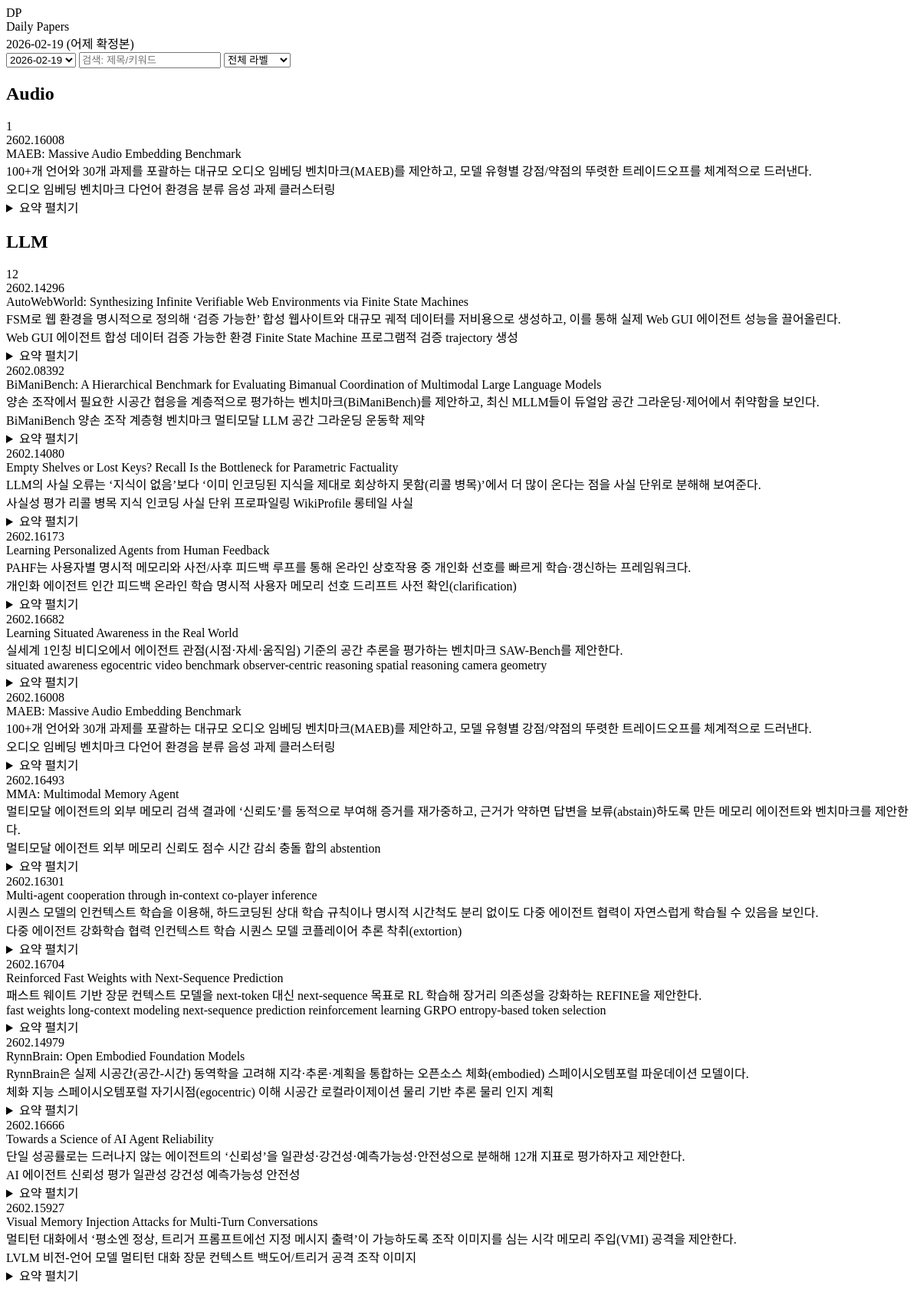
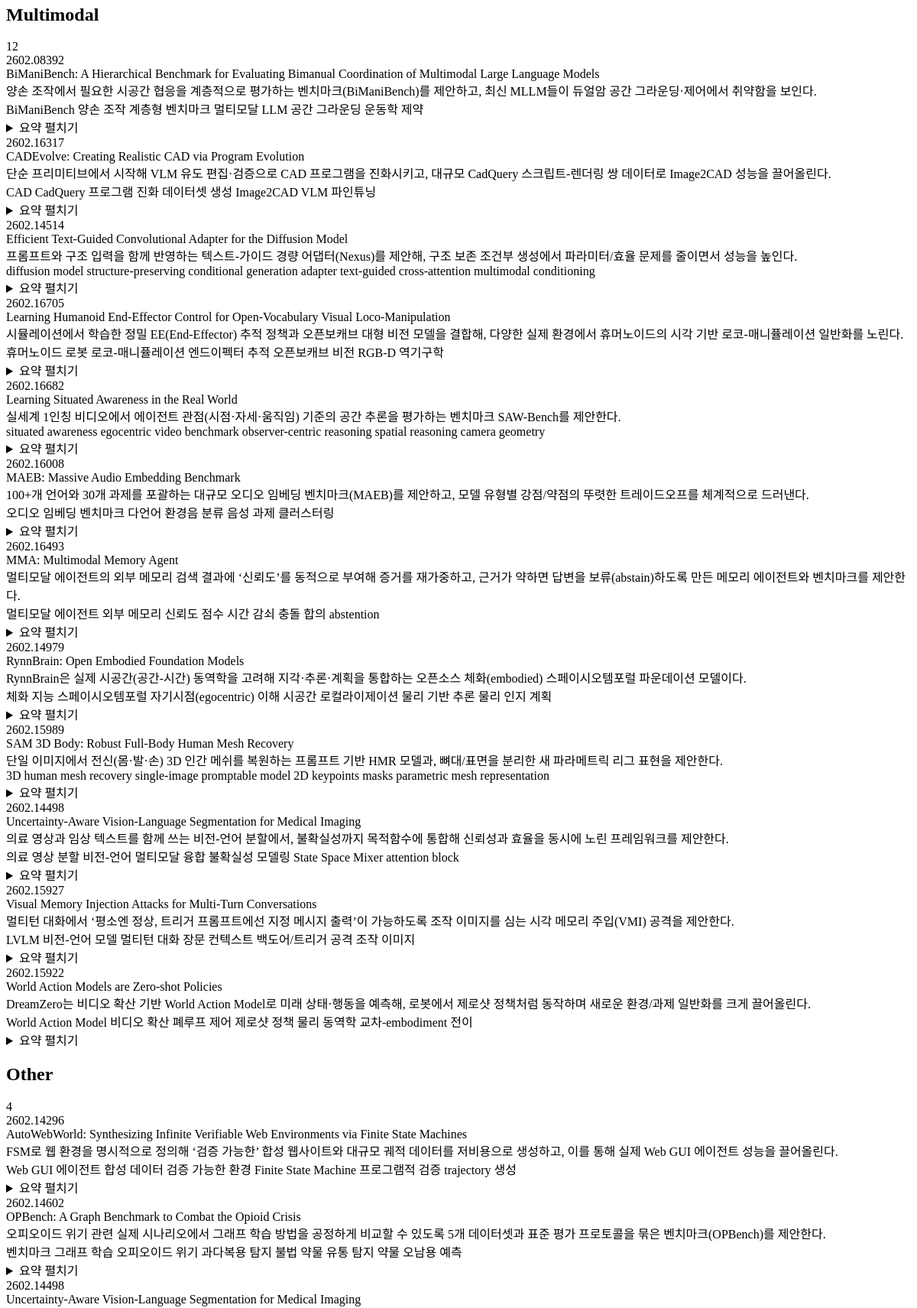
The page / (upper part) on the database its author committed (2 pictures, top to bottom).
### tables this page shows
CREATE TABLE papers (
              date TEXT NOT NULL,
              pid TEXT NOT NULL,
              title TEXT,
              summary TEXT,
              url TEXT,
              fetched_at TEXT,
              PRIMARY KEY(date, pid)
            );

### src/dailypaper/web/app.py (the view)
@app.get("/", response_class=HTMLResponse)
def home(request: Request):
    init_db()
    dates = list_dates(60)
    date = dates[0] if dates else yesterday_kst()
    buckets = list_cards_by_label(date)
    labels = sorted(buckets.keys())
    return templates.TemplateResponse(
        "index.html",
        {
            "request": request,
            "date": date,
            "dates": dates,
            "labels": labels,
            "buckets": buckets,
        },
    )

### src/dailypaper/web/templates/index.html (shortened to what this page needs)
<!doctype html>
<html lang="ko">
<head>
  <link rel="stylesheet" href="/static/style.css" />
</head>
<body>
  <header class="top">
    <div class="brand">
      <div class="logo">DP</div>
      <div>
        <div class="title">Daily Papers</div>
        <div class="subtitle">{{ date }} (어제 확정본)</div>
      </div>
    </div>
    <div class="controls">
      <select id="dateSel" class="select">
        {% for d in dates %}
          <option value="{{ d }}" {% if d==date %}selected{% endif %}>{{ d }}</option>
        {% endfor %}
      </select>
      <input id="q" class="search" placeholder="검색: 제목/키워드" />
      <select id="labelSel" class="select">
        <option value="__all__">전체 라벨</option>
      </select>
    </div>
  </header>
  <main class="wrap">
    {% for lb in labels %}
      <section class="section" data-label="{{ lb }}">
        <div class="sectionHead">
          <h2>{{ lb }}</h2>
          <span class="count">{{ buckets[lb] | length }}</span>
        </div>
        <div class="grid">
          {% for item in buckets[lb] %}
            {% set c = item.card %}
            <article class="card"
                     data-title="{{ item.title | lower }}"
                     data-keywords="{{ (c.get('keywords', []) | join(' ')) | lower }}"
                     data-label="{{ lb }}">
              <div class="cardTop">
                <div class="pid">{{ item.pid }}</div>
              </div>
              <div class="cardTitle">{{ item.title }}</div>
              {% if c %}
                <div class="one">{{ c.get('one_liner','') }}</div>
                <div class="chips">
                  {% for kw in c.get('keywords', [])[:6] %}
                    <span class="chip">{{ kw }}</span>
                  {% endfor %}
                </div>
                <details class="detail">
                  <summary>요약 펼치기</summary>
                </details>
              {% else %}
                <div class="one muted">아직 분석 전</div>
              {% endif %}
            </article>
          {% endfor %}
        </div>
      </section>
    {% endfor %}
  </main>
</body>
</html>

### rows shown on the page
papers: pid "2602.16008", title "MAEB: Massive Audio Embedding Benchmark", get "100+개 언어와 30개 과제를 포괄하는 대규모 오디오 임베딩 벤치마크(MAEB)를 제안하고, 모델 유형별 강점/약점의 뚜렷한 트레이드오프를 체계적으로 드러낸다.", 6 "오디오 임베딩" "벤치마크" "다언어" "환경음 분류" "음성 과제" "클러스터링" "오디오 임베딩" "벤치마크" "다언어" "환경음 분류" "음성 과제" "클러스터링" "오디오 임베딩" "벤치마크" "다언어" "환경음 분류" "음성 과제" "클러스터링"
papers: pid "2602.14296", title "AutoWebWorld: Synthesizing Infinite Verifiable Web Environments via Finite State Machines", get "FSM로 웹 환경을 명시적으로 정의해 ‘검증 가능한’ 합성 웹사이트와 대규모 궤적 데이터를 저비용으로 생성하고, 이를 통해 실제 Web GUI 에이전트 성능을 끌어올린다.", 6 "Web GUI 에이전트" "합성 데이터" "검증 가능한 환경" "Finite State Machine" "프로그램적 검증" "trajectory 생성" "Web GUI 에이전트" "합성 데이터" "검증 가능한 환경" "Finite State Machine" "프로그램적 검증" "trajectory 생성"
papers: pid "2602.08392", title "BiManiBench: A Hierarchical Benchmark for Evaluating Bimanual Coordination of Multimodal Large Language Models", get "양손 조작에서 필요한 시공간 협응을 계층적으로 평가하는 벤치마크(BiManiBench)를 제안하고, 최신 MLLM들이 듀얼암 공간 그라운딩·제어에서 취약함을 보인다.", 6 "BiManiBench" "양손 조작" "계층형 벤치마크" "멀티모달 LLM" "공간 그라운딩" "운동학 제약" "BiManiBench" "양손 조작" "계층형 벤치마크" "멀티모달 LLM" "공간 그라운딩" "운동학 제약"
papers: pid "2602.14080", title "Empty Shelves or Lost Keys? Recall Is the Bottleneck for Parametric Factuality", get "LLM의 사실 오류는 ‘지식이 없음’보다 ‘이미 인코딩된 지식을 제대로 회상하지 못함(리콜 병목)’에서 더 많이 온다는 점을 사실 단위로 분해해 보여준다.", 6 "사실성 평가" "리콜 병목" "지식 인코딩" "사실 단위 프로파일링" "WikiProfile" "롱테일 사실"
papers: pid "2602.16173", title "Learning Personalized Agents from Human Feedback", get "PAHF는 사용자별 명시적 메모리와 사전/사후 피드백 루프를 통해 온라인 상호작용 중 개인화 선호를 빠르게 학습·갱신하는 프레임워크다.", 6 "개인화 에이전트" "인간 피드백" "온라인 학습" "명시적 사용자 메모리" "선호 드리프트" "사전 확인(clarification)"
papers: pid "2602.16682", title "Learning Situated Awareness in the Real World", get "실세계 1인칭 비디오에서 에이전트 관점(시점·자세·움직임) 기준의 공간 추론을 평가하는 벤치마크 SAW-Bench를 제안한다.", 6 "situated awareness" "egocentric video" "benchmark" "observer-centric reasoning" "spatial reasoning" "camera geometry" "situated awareness" "egocentric video" "benchmark" "observer-centric reasoning" "spatial reasoning" "camera geometry"
papers: pid "2602.16493", title "MMA: Multimodal Memory Agent", get "멀티모달 에이전트의 외부 메모리 검색 결과에 ‘신뢰도’를 동적으로 부여해 증거를 재가중하고, 근거가 약하면 답변을 보류(abstain)하도록 만든 메모리 에이전트와 벤치마크를 제안한다.", 6 "멀티모달 에이전트" "외부 메모리" "신뢰도 점수" "시간 감쇠" "충돌 합의" "abstention" "멀티모달 에이전트" "외부 메모리" "신뢰도 점수" "시간 감쇠" "충돌 합의" "abstention"
papers: pid "2602.16301", title "Multi-agent cooperation through in-context co-player inference", get "시퀀스 모델의 인컨텍스트 학습을 이용해, 하드코딩된 상대 학습 규칙이나 명시적 시간척도 분리 없이도 다중 에이전트 협력이 자연스럽게 학습될 수 있음을 보인다.", 6 "다중 에이전트 강화학습" "협력" "인컨텍스트 학습" "시퀀스 모델" "코플레이어 추론" "착취(extortion)"
papers: pid "2602.16704", title "Reinforced Fast Weights with Next-Sequence Prediction", get "패스트 웨이트 기반 장문 컨텍스트 모델을 next-token 대신 next-sequence 목표로 RL 학습해 장거리 의존성을 강화하는 REFINE을 제안한다.", 6 "fast weights" "long-context modeling" "next-sequence prediction" "reinforcement learning" "GRPO" "entropy-based token selection"
papers: pid "2602.14979", title "RynnBrain: Open Embodied Foundation Models", get "RynnBrain은 실제 시공간(공간-시간) 동역학을 고려해 지각·추론·계획을 통합하는 오픈소스 체화(embodied) 스페이시오템포럴 파운데이션 모델이다.", 6 "체화 지능" "스페이시오템포럴" "자기시점(egocentric) 이해" "시공간 로컬라이제이션" "물리 기반 추론" "물리 인지 계획" "체화 지능" "스페이시오템포럴" "자기시점(egocentric) 이해" "시공간 로컬라이제이션" "물리 기반 추론" "물리 인지 계획"
papers: pid "2602.16666", title "Towards a Science of AI Agent Reliability", get "단일 성공률로는 드러나지 않는 에이전트의 ‘신뢰성’을 일관성·강건성·예측가능성·안전성으로 분해해 12개 지표로 평가하자고 제안한다.", 6 "AI 에이전트" "신뢰성 평가" "일관성" "강건성" "예측가능성" "안전성"
papers: pid "2602.15927", title "Visual Memory Injection Attacks for Multi-Turn Conversations", get "멀티턴 대화에서 ‘평소엔 정상, 트리거 프롬프트에선 지정 메시지 출력’이 가능하도록 조작 이미지를 심는 시각 메모리 주입(VMI) 공격을 제안한다.", 6 "LVLM" "비전-언어 모델" "멀티턴 대화" "장문 컨텍스트" "백도어/트리거 공격" "조작 이미지" "LVLM" "비전-언어 모델" "멀티턴 대화" "장문 컨텍스트" "백도어/트리거 공격" "조작 이미지"
papers: pid "2602.16317", title "CADEvolve: Creating Realistic CAD via Program Evolution", get "단순 프리미티브에서 시작해 VLM 유도 편집·검증으로 CAD 프로그램을 진화시키고, 대규모 CadQuery 스크립트-렌더링 쌍 데이터로 Image2CAD 성능을 끌어올린다.", 6 "CAD" "CadQuery" "프로그램 진화" "데이터셋 생성" "Image2CAD" "VLM 파인튜닝"
papers: pid "2602.14514", title "Efficient Text-Guided Convolutional Adapter for the Diffusion Model", get "프롬프트와 구조 입력을 함께 반영하는 텍스트-가이드 경량 어댑터(Nexus)를 제안해, 구조 보존 조건부 생성에서 파라미터/효율 문제를 줄이면서 성능을 높인다.", 6 "diffusion model" "structure-preserving conditional generation" "adapter" "text-guided" "cross-attention" "multimodal conditioning"
papers: pid "2602.16705", title "Learning Humanoid End-Effector Control for Open-Vocabulary Visual Loco-Manipulation", get "시뮬레이션에서 학습한 정밀 EE(End-Effector) 추적 정책과 오픈보캐브 대형 비전 모델을 결합해, 다양한 실제 환경에서 휴머노이드의 시각 기반 로코-매니퓰레이션 일반화를 노린다.", 6 "휴머노이드 로봇" "로코-매니퓰레이션" "엔드이펙터 추적" "오픈보캐브 비전" "RGB-D" "역기구학"
papers: pid "2602.15989", title "SAM 3D Body: Robust Full-Body Human Mesh Recovery", get "단일 이미지에서 전신(몸·발·손) 3D 인간 메쉬를 복원하는 프롬프트 기반 HMR 모델과, 뼈대/표면을 분리한 새 파라메트릭 리그 표현을 제안한다.", 6 "3D human mesh recovery" "single-image" "promptable model" "2D keypoints" "masks" "parametric mesh representation"
papers: pid "2602.14498", title "Uncertainty-Aware Vision-Language Segmentation for Medical Imaging", get "의료 영상과 임상 텍스트를 함께 쓰는 비전-언어 분할에서, 불확실성까지 목적함수에 통합해 신뢰성과 효율을 동시에 노린 프레임워크를 제안한다.", 6 "의료 영상 분할" "비전-언어" "멀티모달 융합" "불확실성 모델링" "State Space Mixer" "attention block"
papers: pid "2602.15922", title "World Action Models are Zero-shot Policies", get "DreamZero는 비디오 확산 기반 World Action Model로 미래 상태·행동을 예측해, 로봇에서 제로샷 정책처럼 동작하며 새로운 환경/과제 일반화를 크게 끌어올린다.", 6 "World Action Model" "비디오 확산" "폐루프 제어" "제로샷 정책" "물리 동역학" "교차-embodiment 전이"
papers: pid "2602.14602", title "OPBench: A Graph Benchmark to Combat the Opioid Crisis", get "오피오이드 위기 관련 실제 시나리오에서 그래프 학습 방법을 공정하게 비교할 수 있도록 5개 데이터셋과 표준 평가 프로토콜을 묶은 벤치마크(OPBench)를 제안한다.", 6 "벤치마크" "그래프 학습" "오피오이드 위기" "과다복용 탐지" "불법 약물 유통 탐지" "약물 오남용 예측"

### other values the page prints
{{ date }} "2026-02-19"
{{ lb }} "Audio" "LLM" "Multimodal" "Other"
{{ buckets[lb] | length }} "1" "12" "12" "4"
form field value "2026-02-19"
